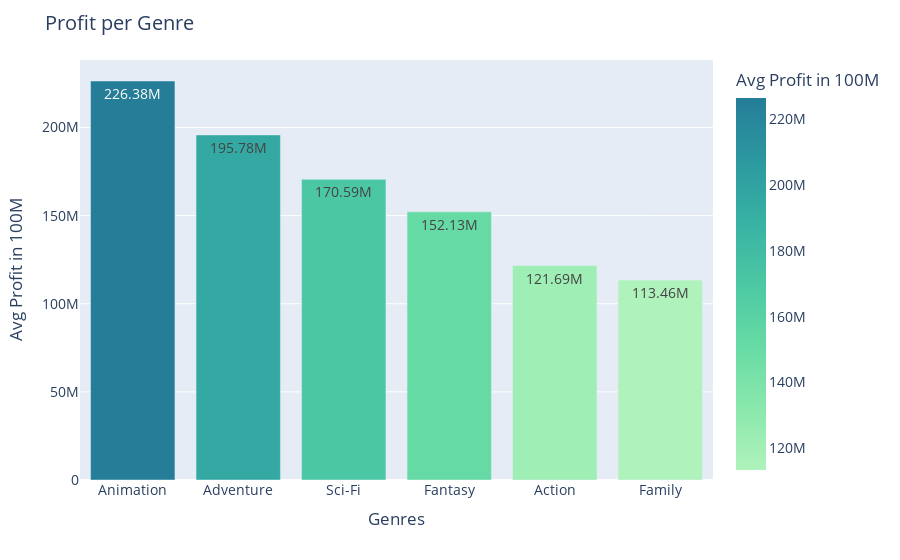

Write notebook code for a chart like this one.
### Code cell
import plotly.express as px

fig = px.bar(genre_bar_df, x = genre_bar_df.index, y = 'world_profit', text='world_profit',
            labels={
                     "genres":"Genres",
                     "world_profit": "Avg Profit in 100M",
                 },
            color="world_profit", color_continuous_scale=px.colors.sequential.Tealgrn)


fig.update_layout(
    title=dict(text="Profit per Genre", font=dict(size=20)),
    font=dict(
        size=14,)
)



fig.update_traces(texttemplate='%{text:.5s}', textposition='inside')
fig.update_layout(uniformtext_minsize=5, uniformtext_mode='hide')
fig.show()

### Figure 1 — Plotly figure (JSON) as saved in the notebook; plotly's stock layout.template omitted (floating-point values rounded to 4 significant figures)
{"data": [{"alignmentgroup": "True", "hovertemplate": "Genres=%{x}<br>Avg Profit in 100M=%{marker.color}<extra></extra>", "legendgroup": "", "marker": {"color": [226400000.0, 195800000.0, 170600000.0, 152100000.0, 121700000.0, 113500000.0], "coloraxis": "coloraxis"}, "name": "", "offsetgroup": "", "orientation": "v", "showlegend": false, "text": [226400000.0, 195800000.0, 170600000.0, 152100000.0, 121700000.0, 113500000.0], "textposition": "inside", "texttemplate": "%{text:.5s}", "type": "bar", "x": ["Animation", "Adventure", "Sci-Fi", "Fantasy", "Action", "Family"], "xaxis": "x", "y": [226400000.0, 195800000.0, 170600000.0, 152100000.0, 121700000.0, 113500000.0], "yaxis": "y"}], "layout": {"barmode": "relative", "coloraxis": {"colorbar": {"title": {"text": "Avg Profit in 100M"}}, "colorscale": [[0, "rgb(176, 242, 188)"], [0.1667, "rgb(137, 232, 172)"], [0.3333, "rgb(103, 219, 165)"], [0.5, "rgb(76, 200, 163)"], [0.6667, "rgb(56, 178, 163)"], [0.8333, "rgb(44, 152, 160)"], [1, "rgb(37, 125, 152)"]]}, "font": {"size": 14}, "legend": {"tracegroupgap": 0}, "margin": {"t": 60}, "title": {"font": {"size": 20}, "text": "Profit per Genre"}, "uniformtext": {"minsize": 5, "mode": "hide"}, "xaxis": {"anchor": "y", "domain": [0, 1], "title": {"text": "Genres"}}, "yaxis": {"anchor": "x", "domain": [0, 1], "title": {"text": "Avg Profit in 100M"}}}}
